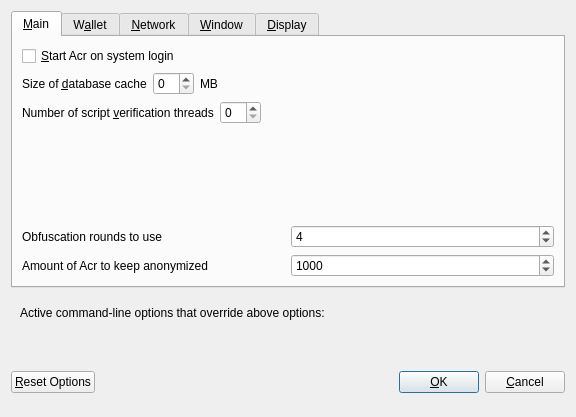
<?xml version="1.0" encoding="UTF-8"?>
<ui version="4.0">
 <class>OptionsDialog</class>
 <widget class="QDialog" name="OptionsDialog">
  <property name="geometry">
   <rect>
    <x>0</x>
    <y>0</y>
    <width>576</width>
    <height>417</height>
   </rect>
  </property>
  <property name="windowTitle">
   <string>Options</string>
  </property>
  <property name="modal">
   <bool>true</bool>
  </property>
  <layout class="QVBoxLayout" name="verticalLayout">
   <item>
    <widget class="QTabWidget" name="tabWidget">
     <property name="currentIndex">
      <number>0</number>
     </property>
     <widget class="QWidget" name="tabMain">
      <attribute name="title">
       <string>&amp;Main</string>
      </attribute>
      <layout class="QVBoxLayout" name="verticalLayout_Main">
       <item>
        <widget class="QCheckBox" name="bitcoinAtStartup">
         <property name="toolTip">
          <string>Automatically start Acr after logging in to the system.</string>
         </property>
         <property name="text">
          <string>&amp;Start Acr on system login</string>
         </property>
        </widget>
       </item>
       <item>
        <layout class="QHBoxLayout" name="horizontalLayout_2_Main">
         <item>
          <widget class="QLabel" name="databaseCacheLabel">
           <property name="text">
            <string>Size of &amp;database cache</string>
           </property>
           <property name="textFormat">
            <enum>Qt::PlainText</enum>
           </property>
           <property name="buddy">
            <cstring>databaseCache</cstring>
           </property>
          </widget>
         </item>
         <item>
          <widget class="QSpinBox" name="databaseCache"/>
         </item>
         <item>
          <widget class="QLabel" name="databaseCacheUnitLabel">
           <property name="text">
            <string>MB</string>
           </property>
           <property name="textFormat">
            <enum>Qt::PlainText</enum>
           </property>
          </widget>
         </item>
         <item>
          <spacer name="horizontalSpacer_2_Main">
           <property name="orientation">
            <enum>Qt::Horizontal</enum>
           </property>
           <property name="sizeHint" stdset="0">
            <size>
             <width>40</width>
             <height>20</height>
            </size>
           </property>
          </spacer>
         </item>
        </layout>
       </item>
       <item>
        <layout class="QHBoxLayout" name="horizontalLayout_3_Main">
         <item>
          <widget class="QLabel" name="threadsScriptVerifLabel">
           <property name="text">
            <string>Number of script &amp;verification threads</string>
           </property>
           <property name="textFormat">
            <enum>Qt::PlainText</enum>
           </property>
           <property name="buddy">
            <cstring>threadsScriptVerif</cstring>
           </property>
          </widget>
         </item>
         <item>
          <widget class="QSpinBox" name="threadsScriptVerif">
           <property name="toolTip">
            <string>(0 = auto, &lt;0 = leave that many cores free)</string>
           </property>
          </widget>
         </item>
         <item>
          <spacer name="horizontalSpacer_3_Main">
           <property name="orientation">
            <enum>Qt::Horizontal</enum>
           </property>
           <property name="sizeHint" stdset="0">
            <size>
             <width>40</width>
             <height>20</height>
            </size>
           </property>
          </spacer>
         </item>
        </layout>
       </item>
       <item>
        <spacer name="verticalSpacer_Main">
         <property name="orientation">
          <enum>Qt::Vertical</enum>
         </property>
         <property name="sizeHint" stdset="0">
          <size>
           <width>20</width>
           <height>40</height>
          </size>
         </property>
        </spacer>
       </item>
       <item>
        <layout class="QHBoxLayout" name="horizontalLayout_4_Main">
         <item>
          <widget class="QLabel" name="label">
           <property name="toolTip">
            <string>This setting determines the amount of individual masternodes that an input will be anonymized through.&lt;br/&gt;More rounds of anonymization gives a higher degree of privacy, but also costs more in fees.</string>
           </property>
           <property name="text">
            <string>Obfuscation rounds to use</string>
           </property>
          </widget>
         </item>
         <item>
          <widget class="QSpinBox" name="obfuscationRounds">
           <property name="minimum">
            <number>2</number>
           </property>
           <property name="maximum">
            <number>8</number>
           </property>
           <property name="value">
            <number>4</number>
           </property>
          </widget>
         </item>
        </layout>
       </item>
       <item>
        <layout class="QHBoxLayout" name="horizontalLayout">
         <item>
          <widget class="QLabel" name="label_2">
           <property name="toolTip">
            <string>This amount acts as a threshold to turn off Obfuscation once it's reached.</string>
           </property>
           <property name="statusTip">
            <string notr="true"/>
           </property>
           <property name="whatsThis">
            <string notr="true"/>
           </property>
           <property name="accessibleName">
            <string notr="true"/>
           </property>
           <property name="accessibleDescription">
            <string notr="true"/>
           </property>
           <property name="text">
            <string>Amount of Acr to keep anonymized</string>
           </property>
          </widget>
         </item>
         <item>
          <widget class="QSpinBox" name="anonymizeAcr">
           <property name="minimum">
            <number>100</number>
           </property>
           <property name="maximum">
            <number>100000</number>
           </property>
           <property name="singleStep">
            <number>100</number>
           </property>
           <property name="value">
            <number>1000</number>
           </property>
          </widget>
         </item>
        </layout>
       </item>
      </layout>
     </widget>
     <widget class="QWidget" name="tabWallet">
      <attribute name="title">
       <string>W&amp;allet</string>
      </attribute>
      <layout class="QVBoxLayout" name="verticalLayout_Wallet">
       <item>
        <widget class="QGroupBox" name="groupBox">
         <property name="title">
          <string>Expert</string>
         </property>
         <layout class="QVBoxLayout" name="verticalLayout_2">
          <item>
           <widget class="QCheckBox" name="coinControlFeatures">
            <property name="toolTip">
             <string>Whether to show coin control features or not.</string>
            </property>
            <property name="text">
             <string>Enable coin &amp;control features</string>
            </property>
           </widget>
          </item>
          <item>
           <widget class="QCheckBox" name="showMasternodesTab">
            <property name="toolTip">
             <string>Show additional tab listing all your masternodes in first sub-tab&lt;br/&gt;and all masternodes on the network in second sub-tab.</string>
            </property>
            <property name="text">
             <string>Show Masternodes Tab</string>
            </property>
           </widget>
          </item>
          <item>
           <widget class="QCheckBox" name="spendZeroConfChange">
            <property name="toolTip">
             <string>If you disable the spending of unconfirmed change, the change from a transaction&lt;br/&gt;cannot be used until that transaction has at least one confirmation.&lt;br/&gt;This also affects how your balance is computed.</string>
            </property>
            <property name="text">
             <string>&amp;Spend unconfirmed change</string>
            </property>
           </widget>
          </item>
         </layout>
        </widget>
       </item>
       <item>
        <spacer name="verticalSpacer_Wallet">
         <property name="orientation">
          <enum>Qt::Vertical</enum>
         </property>
         <property name="sizeHint" stdset="0">
          <size>
           <width>20</width>
           <height>40</height>
          </size>
         </property>
        </spacer>
       </item>
      </layout>
     </widget>
     <widget class="QWidget" name="tabNetwork">
      <attribute name="title">
       <string>&amp;Network</string>
      </attribute>
      <layout class="QVBoxLayout" name="verticalLayout_Network">
       <item>
        <widget class="QCheckBox" name="mapPortUpnp">
         <property name="toolTip">
          <string>Automatically open the Acr client port on the router. This only works when your router supports UPnP and it is enabled.</string>
         </property>
         <property name="text">
          <string>Map port using &amp;UPnP</string>
         </property>
        </widget>
       </item>
       <item>
        <widget class="QCheckBox" name="allowIncoming">
         <property name="toolTip">
          <string>Accept connections from outside</string>
         </property>
         <property name="text">
          <string>Allow incoming connections</string>
         </property>
        </widget>
       </item>
       <item>
        <widget class="QCheckBox" name="connectSocks">
         <property name="toolTip">
          <string>Connect to the Acr network through a SOCKS5 proxy.</string>
         </property>
         <property name="text">
          <string>&amp;Connect through SOCKS5 proxy (default proxy):</string>
         </property>
        </widget>
       </item>
       <item>
        <layout class="QHBoxLayout" name="horizontalLayout_1_Network">
         <item>
          <widget class="QLabel" name="proxyIpLabel">
           <property name="text">
            <string>Proxy &amp;IP:</string>
           </property>
           <property name="textFormat">
            <enum>Qt::PlainText</enum>
           </property>
           <property name="buddy">
            <cstring>proxyIp</cstring>
           </property>
          </widget>
         </item>
         <item>
          <widget class="QValidatedLineEdit" name="proxyIp">
           <property name="minimumSize">
            <size>
             <width>140</width>
             <height>0</height>
            </size>
           </property>
           <property name="maximumSize">
            <size>
             <width>140</width>
             <height>16777215</height>
            </size>
           </property>
           <property name="toolTip">
            <string>IP address of the proxy (e.g. IPv4: 127.0.0.1 / IPv6: ::1)</string>
           </property>
          </widget>
         </item>
         <item>
          <widget class="QLabel" name="proxyPortLabel">
           <property name="text">
            <string>&amp;Port:</string>
           </property>
           <property name="textFormat">
            <enum>Qt::PlainText</enum>
           </property>
           <property name="buddy">
            <cstring>proxyPort</cstring>
           </property>
          </widget>
         </item>
         <item>
          <widget class="QLineEdit" name="proxyPort">
           <property name="minimumSize">
            <size>
             <width>55</width>
             <height>0</height>
            </size>
           </property>
           <property name="maximumSize">
            <size>
             <width>55</width>
             <height>16777215</height>
            </size>
           </property>
           <property name="toolTip">
            <string>Port of the proxy (e.g. 9050)</string>
           </property>
          </widget>
         </item>
         <item>
          <spacer name="horizontalSpacer_1_Network">
           <property name="orientation">
            <enum>Qt::Horizontal</enum>
           </property>
           <property name="sizeHint" stdset="0">
            <size>
             <width>40</width>
             <height>20</height>
            </size>
           </property>
          </spacer>
         </item>
        </layout>
       </item>
       <item>
        <spacer name="verticalSpacer_Network">
         <property name="orientation">
          <enum>Qt::Vertical</enum>
         </property>
         <property name="sizeHint" stdset="0">
          <size>
           <width>20</width>
           <height>40</height>
          </size>
         </property>
        </spacer>
       </item>
      </layout>
     </widget>
     <widget class="QWidget" name="tabWindow">
      <attribute name="title">
       <string>&amp;Window</string>
      </attribute>
      <layout class="QVBoxLayout" name="verticalLayout_Window">
       <item>
        <widget class="QCheckBox" name="minimizeToTray">
         <property name="toolTip">
          <string>Show only a tray icon after minimizing the window.</string>
         </property>
         <property name="text">
          <string>&amp;Minimize to the tray instead of the taskbar</string>
         </property>
        </widget>
       </item>
       <item>
        <widget class="QCheckBox" name="minimizeOnClose">
         <property name="toolTip">
          <string>Minimize instead of exit the application when the window is closed. When this option is enabled, the application will be closed only after selecting Quit in the menu.</string>
         </property>
         <property name="text">
          <string>M&amp;inimize on close</string>
         </property>
        </widget>
       </item>
       <item>
        <spacer name="verticalSpacer_Window">
         <property name="orientation">
          <enum>Qt::Vertical</enum>
         </property>
         <property name="sizeHint" stdset="0">
          <size>
           <width>20</width>
           <height>40</height>
          </size>
         </property>
        </spacer>
       </item>
      </layout>
     </widget>
     <widget class="QWidget" name="tabDisplay">
      <attribute name="title">
       <string>&amp;Display</string>
      </attribute>
      <layout class="QVBoxLayout" name="verticalLayout_Display">
       <item>
        <layout class="QHBoxLayout" name="horizontalLayout_1_Display">
         <item>
          <widget class="QLabel" name="langLabel">
           <property name="text">
            <string>User Interface &amp;language:</string>
           </property>
           <property name="textFormat">
            <enum>Qt::PlainText</enum>
           </property>
           <property name="buddy">
            <cstring>lang</cstring>
           </property>
          </widget>
         </item>
         <item>
          <widget class="QValueComboBox" name="lang">
           <property name="toolTip">
            <string>The user interface language can be set here. This setting will take effect after restarting Acr.</string>
           </property>
          </widget>
         </item>
        </layout>
       </item>
       <item>
        <widget class="QLabel" name="label_3">
         <property name="toolTip">
          <string notr="true"/>
         </property>
         <property name="statusTip">
          <string notr="true"/>
         </property>
         <property name="whatsThis">
          <string notr="true"/>
         </property>
         <property name="accessibleName">
          <string notr="true"/>
         </property>
         <property name="text">
          <string>Language missing or translation incomplete? Help contributing translations here:
https://www.transifex.com/acr-project/acr-project-translations</string>
         </property>
         <property name="wordWrap">
          <bool>true</bool>
         </property>
         <property name="openExternalLinks">
          <bool>true</bool>
         </property>
         <property name="textInteractionFlags">
          <set>Qt::TextBrowserInteraction</set>
         </property>
        </widget>
       </item>
       <item>
        <layout class="QHBoxLayout" name="horizontalLayout_4_Display" stretch="0,0">
         <item>
          <widget class="QLabel" name="themeLabel">
           <property name="text">
            <string>User Interface Theme:</string>
           </property>
          </widget>
         </item>
         <item>
          <widget class="QValueComboBox" name="theme"/>
         </item>
        </layout>
       </item>
       <item>
        <widget class="Line" name="line">
         <property name="orientation">
          <enum>Qt::Horizontal</enum>
         </property>
        </widget>
       </item>
       <item>
        <layout class="QHBoxLayout" name="horizontalLayout_2_Display">
         <item>
          <widget class="QLabel" name="unitLabel">
           <property name="text">
            <string>&amp;Unit to show amounts in:</string>
           </property>
           <property name="textFormat">
            <enum>Qt::PlainText</enum>
           </property>
           <property name="buddy">
            <cstring>unit</cstring>
           </property>
          </widget>
         </item>
         <item>
          <widget class="QValueComboBox" name="unit">
           <property name="toolTip">
            <string>Choose the default subdivision unit to show in the interface and when sending coins.</string>
           </property>
          </widget>
         </item>
        </layout>
       </item>
       <item>
        <layout class="QHBoxLayout" name="horizontalLayout_5_Display">
         <item>
          <widget class="QLabel" name="digitsLabel">
           <property name="text">
            <string>Decimal digits</string>
           </property>
          </widget>
         </item>
         <item>
          <widget class="QValueComboBox" name="digits"/>
         </item>
        </layout>
       </item>
       <item>
        <layout class="QHBoxLayout" name="horizontalLayout_3_Display">
         <item>
          <widget class="QLabel" name="thirdPartyTxUrlsLabel">
           <property name="toolTip">
            <string>Third party URLs (e.g. a block explorer) that appear in the transactions tab as context menu items. %s in the URL is replaced by transaction hash. Multiple URLs are separated by vertical bar |.</string>
           </property>
           <property name="text">
            <string>Third party transaction URLs</string>
           </property>
           <property name="buddy">
            <cstring>thirdPartyTxUrls</cstring>
           </property>
          </widget>
         </item>
         <item>
          <widget class="QLineEdit" name="thirdPartyTxUrls">
           <property name="toolTip">
            <string>Third party URLs (e.g. a block explorer) that appear in the transactions tab as context menu items. %s in the URL is replaced by transaction hash. Multiple URLs are separated by vertical bar |.</string>
           </property>
          </widget>
         </item>
        </layout>
       </item>
       <item>
        <spacer name="verticalSpacer">
         <property name="orientation">
          <enum>Qt::Vertical</enum>
         </property>
         <property name="sizeHint" stdset="0">
          <size>
           <width>20</width>
           <height>40</height>
          </size>
         </property>
        </spacer>
       </item>
      </layout>
     </widget>
    </widget>
   </item>
   <item>
    <widget class="QFrame" name="frame">
     <layout class="QVBoxLayout" name="verticalLayout_Bottom">
      <item>
       <layout class="QHBoxLayout" name="horizontalLayout_Bottom">
        <item>
         <widget class="QLabel" name="overriddenByCommandLineInfoLabel">
          <property name="text">
           <string>Active command-line options that override above options:</string>
          </property>
          <property name="textFormat">
           <enum>Qt::PlainText</enum>
          </property>
         </widget>
        </item>
        <item>
         <spacer name="horizontalSpacer_Bottom">
          <property name="orientation">
           <enum>Qt::Horizontal</enum>
          </property>
          <property name="sizeHint" stdset="0">
           <size>
            <width>40</width>
            <height>20</height>
           </size>
          </property>
         </spacer>
        </item>
       </layout>
      </item>
      <item>
       <widget class="QLabel" name="overriddenByCommandLineLabel">
        <property name="text">
         <string/>
        </property>
        <property name="textFormat">
         <enum>Qt::PlainText</enum>
        </property>
        <property name="wordWrap">
         <bool>true</bool>
        </property>
       </widget>
      </item>
     </layout>
    </widget>
   </item>
   <item>
    <layout class="QHBoxLayout" name="horizontalLayout_Buttons">
     <item>
      <widget class="QPushButton" name="resetButton">
       <property name="toolTip">
        <string>Reset all client options to default.</string>
       </property>
       <property name="text">
        <string>&amp;Reset Options</string>
       </property>
       <property name="autoDefault">
        <bool>false</bool>
       </property>
      </widget>
     </item>
     <item>
      <spacer name="horizontalSpacer_1">
       <property name="orientation">
        <enum>Qt::Horizontal</enum>
       </property>
       <property name="sizeHint" stdset="0">
        <size>
         <width>40</width>
         <height>48</height>
        </size>
       </property>
      </spacer>
     </item>
     <item>
      <widget class="QLabel" name="statusLabel">
       <property name="minimumSize">
        <size>
         <width>200</width>
         <height>0</height>
        </size>
       </property>
       <property name="font">
        <font>
         <weight>75</weight>
         <bold>true</bold>
        </font>
       </property>
       <property name="text">
        <string/>
       </property>
       <property name="textFormat">
        <enum>Qt::PlainText</enum>
       </property>
       <property name="wordWrap">
        <bool>true</bool>
       </property>
      </widget>
     </item>
     <item>
      <spacer name="horizontalSpacer_2">
       <property name="orientation">
        <enum>Qt::Horizontal</enum>
       </property>
       <property name="sizeHint" stdset="0">
        <size>
         <width>40</width>
         <height>48</height>
        </size>
       </property>
      </spacer>
     </item>
     <item>
      <widget class="QPushButton" name="okButton">
       <property name="text">
        <string>&amp;OK</string>
       </property>
       <property name="autoDefault">
        <bool>false</bool>
       </property>
       <property name="default">
        <bool>true</bool>
       </property>
      </widget>
     </item>
     <item>
      <widget class="QPushButton" name="cancelButton">
       <property name="text">
        <string>&amp;Cancel</string>
       </property>
       <property name="autoDefault">
        <bool>false</bool>
       </property>
      </widget>
     </item>
    </layout>
   </item>
  </layout>
 </widget>
 <customwidgets>
  <customwidget>
   <class>QValidatedLineEdit</class>
   <extends>QLineEdit</extends>
   <header>qvalidatedlineedit.h</header>
  </customwidget>
  <customwidget>
   <class>QValueComboBox</class>
   <extends>QComboBox</extends>
   <header>qvaluecombobox.h</header>
  </customwidget>
 </customwidgets>
 <resources/>
 <connections/>
</ui>
